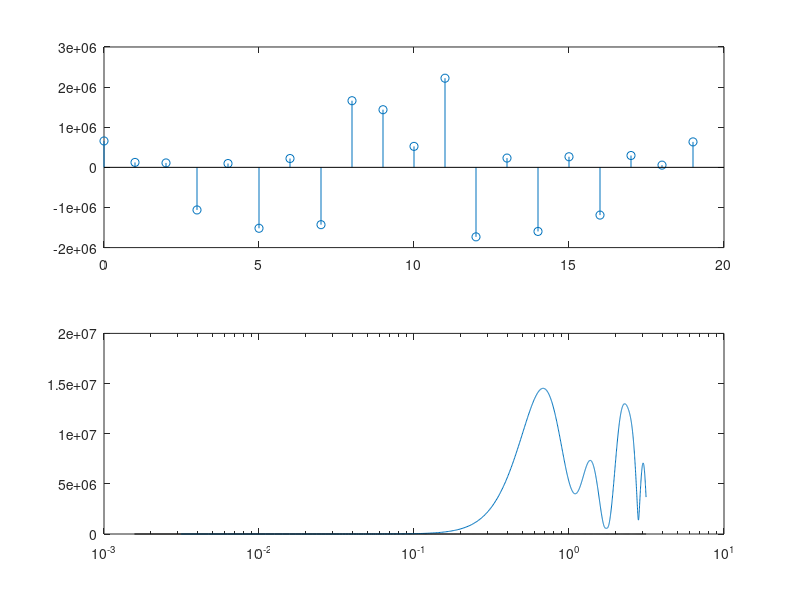

This chart was generated by the following MATLAB code:
clear variables; close all;
Fs = 20e3; T = 1 / Fs;
Omegap = 20*2*pi*T; 
Omegas = 10e3*2*pi*T; 

% desired freqs
freq_bands = 2.^[1:10] .* 10;
bands = freq_bands.*2*pi*T;

gain_db = [4 3.5 2 1 -1 -1 1 2 3.5 4];
gain = db2mag(gain_db);
% Bl = [20 40];
% Bm = [40 80];
% Bu = [80 160];

deltap = 1; 
deltas = .01;
Lh = 20; 
K = 100*Lh; 
k = (0:K-1); 
Omegak = k*2*pi/K;
Q = (Omegak<=Omegap)/((deltap/2)^2)+(Omegak>=Omegas)/(deltas^2);
Q(fix(K/2)+2:end) = Q(round(K/2):-1:2);


Hd = gain(1)*(bands(1)<=Omegak & Omegak<bands(2)).*exp(-1j*k*pi*(Lh-1)/K) ...
    + gain(2)*(bands(2)<=Omegak & Omegak<bands(3)).*exp(-1j*k*pi*(Lh-1)/K) ...
    + gain(3)*(bands(3)<=Omegak & Omegak<bands(4)).*exp(-1j*k*pi*(Lh-1)/K) ...
    + gain(4)*(bands(4)<=Omegak & Omegak<bands(5)).*exp(-1j*k*pi*(Lh-1)/K) ...
    + gain(5)*(bands(5)<=Omegak & Omegak<bands(6)).*exp(-1j*k*pi*(Lh-1)/K) ...
    + gain(6)*(bands(6)<=Omegak & Omegak<bands(7)).*exp(-1j*k*pi*(Lh-1)/K) ...
    + gain(7)*(bands(7)<=Omegak & Omegak<bands(8)).*exp(-1j*k*pi*(Lh-1)/K) ...
    + gain(8)*(bands(8)<=Omegak & Omegak<bands(9)).*exp(-1j*k*pi*(Lh-1)/K) ...
    + gain(9)*(bands(9)<=Omegak & Omegak<bands(10)).*exp(-1j*k*pi*(Lh-1)/K);

Hd(fix(K/2)+2:end) = conj(Hd(round(K/2):-1:2));
l = (0:Lh-1)'; a = exp(1j*l*Omegak)*Q.'/K; b = exp(1j*l*Omegak)*(Hd.*Q/K).';
A = toeplitz(a); 
h = (A\b);
n = (0:Lh-1)'; subplot(211); stem(n,h);
Omega = linspace(0,pi,1001); H = polyval(h,exp(1j*Omega)).*exp(-1j*(Lh-1)*Omega);
subplot(212); semilogx(Omega,abs(H));
hold on; semilogx(linspace(0,max(Omega),length(Hd)),abs(Hd),'k');

